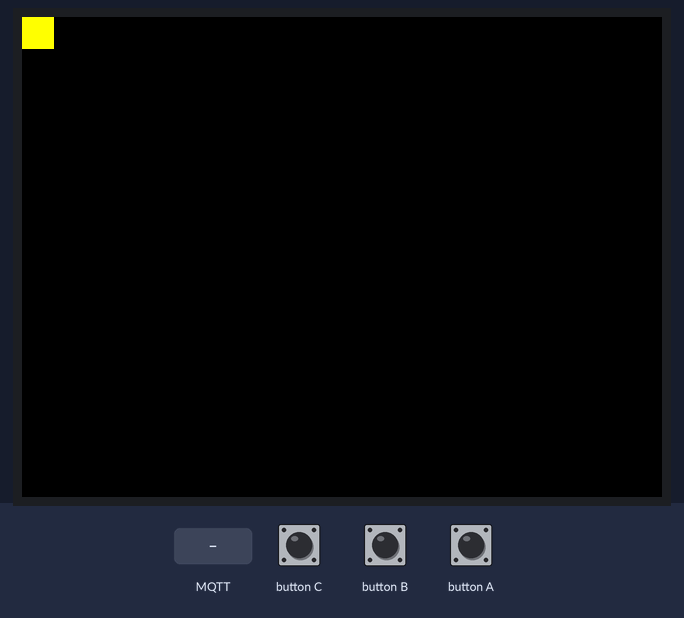
Bench run of a sketch on a simulated ESP32-S3. Shown: 320×240 colour display. The inputs (shaded band) are chosen by the test bench. WiFi joins after 1.5 s; servers stay silent unless stated; the local clock reads 2024-03-15 10:24:30 at power-on unless the sketch sets it; no MQTT or app messages arrive unless stated; what the sketch prints to the serial monitor is not drawn.

Above: at 1.5 s.
At 5.9 s:
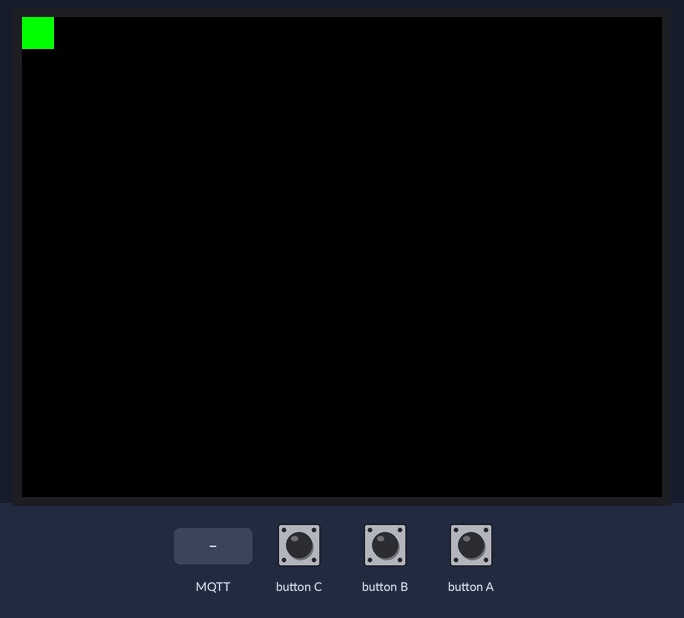
6.0 s: MQTT message "on_air" arrives on the first subscribed topic
At 6.8 s:
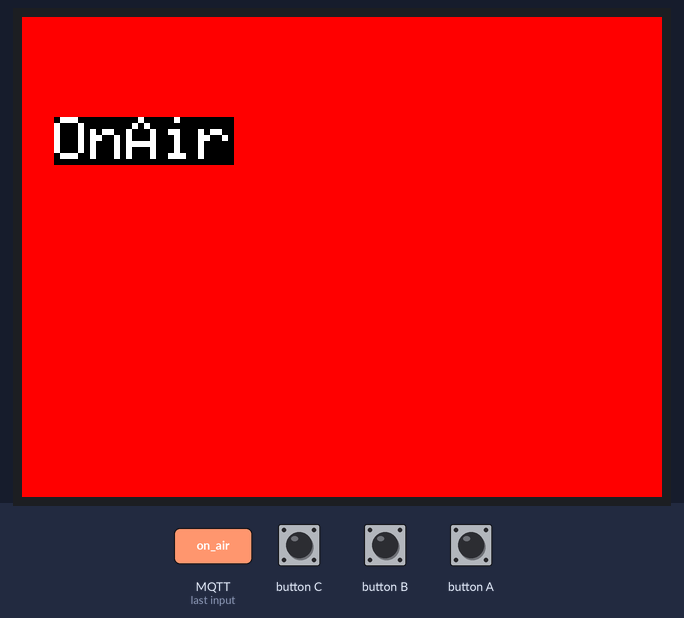
7.6 s: MQTT message "off_air" arrives on the first subscribed topic
At 8.7 s:
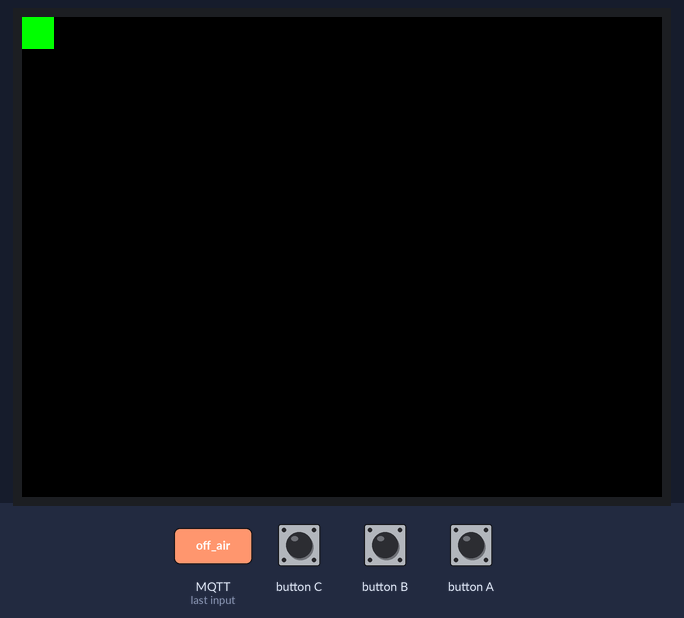
Timing chart, 0 to 10.6 s (numbered marks = the images above; inputs shaded):
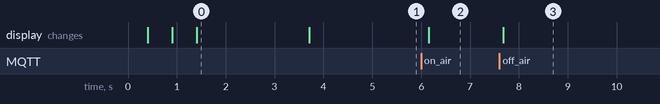

Measured:
- after the input at 6.0 s, the display: changes after 0.16 s (image 2)
- after the input at 7.6 s, the display: changes after 0.08 s (image 3)
- what the display in image 0 shows lasts 2.3 s, from 1.4 s to 3.7 s

The sketch:

OnAirIndicatorAtomS3.ino
```cpp
#include <M5Unified.h>

#include <WiFi.h>
#include <WiFiClient.h>
#include <PubSubClient.h>

#include "config.h"

WiFiClient wifi_client;
void mqtt_sub_callback(char* topic, byte* payload, unsigned int length);
PubSubClient mqtt_client(mqtt_host, mqtt_port, mqtt_sub_callback, wifi_client);

void setup() {
  auto cfg = M5.config();
  cfg.serial_baudrate = 9600;
  M5.begin(cfg);

  M5.Display.setTextSize(3);

  // Wifi
  WiFi.mode(WIFI_MODE_STA);
  WiFi.begin(wifi_ssid, wifi_password);
  WiFi.setSleep(false);
  int count = 0;
  while (WiFi.status() != WL_CONNECTED) {
    delay(250);
    switch (count % 4) {
      case 0:
        Serial.println("|");
        M5.Display.fillRect(0, 0, 16, 16, TFT_YELLOW);
        break;
      case 1:
        Serial.println("/");
        break;
      case 2:
        M5.Display.fillRect(0, 0, 16, 16, TFT_BLACK);
        Serial.println("-");
        break;
      case 3:
        Serial.println("\\");
        break;
    }
    count++;
    if (count >= 240) reboot();  // 240 / 4 = 60sec
  }
  M5.Display.fillRect(0, 0, 16, 16, TFT_YELLOW);
  Serial.println("WiFi connected!");
  delay(1000);

  // MQTT
  bool rv = false;
  if (mqtt_use_auth == true) {
    rv = mqtt_client.connect(mqtt_client_id, mqtt_username, mqtt_password);
  } else {
    rv = mqtt_client.connect(mqtt_client_id);
  }
  if (rv == false) {
    Serial.println("mqtt connecting failed...");
    reboot();
  }
  Serial.println("MQTT connected!");
  delay(1000);

  M5.Display.fillRect(0, 0, 16, 16, TFT_BLUE);

  mqtt_client.subscribe(mqtt_onair_data_topic);

  // configTime
  configTime(9 * 3600, 0, "ntp.nict.jp");
  struct tm t;
  if (!getLocalTime(&t)) {
    Serial.println("getLocalTime() failed...");
    delay(1000);
    reboot();
  }
  Serial.println("configTime() success!");
  M5.Display.fillRect(0, 0, 16, 16, TFT_GREEN);

  delay(1000);
}

void reboot() {
  Serial.println("REBOOT!!!!!");
  for (int i = 0; i < 30; ++i) {
    M5.Display.fillRect(0, 0, 16, 16, TFT_MAGENTA);
    delay(100);
    M5.Display.fillRect(0, 0, 16, 16, TFT_BLACK);
    delay(100);
  }

  ESP.restart();
}

static bool is_onair = false;

void loop() {
  mqtt_client.loop();
  if (!mqtt_client.connected()) {
    Serial.println("MQTT disconnected...");
    reboot();
  }

  M5.update();

  if (M5.BtnA.wasReleased() || M5.BtnA.pressedFor(1000)) {
    if (is_onair == false) {
      mqtt_client.publish(mqtt_onair_data_topic, "on_air", true);
    } else {
      mqtt_client.publish(mqtt_onair_data_topic, "off_air", true);
    }
  }
}

#define BUF_LEN 16
char buf[BUF_LEN];

void mqtt_sub_callback(char* topic, byte* payload, unsigned int length) {
  int len = BUF_LEN - 1 < length ? (BUF_LEN - 1) : length;
  memset(buf, 0, BUF_LEN);
  strncpy(buf, (const char*)payload, len);

  String cmd = String(buf);
  Serial.print("payload=");
  Serial.println(cmd);

  if (cmd == "on_air") {
    M5.Display.setBrightness(255);
    M5.Display.clear();
    M5.Display.fillRect(0, 0, M5.Display.width(), M5.Display.height(), TFT_RED);
    M5.Display.drawString("OnAir", 16, 50);

    is_onair = true;
  } else if (cmd == "off_air") {
    M5.Display.setBrightness(32);
    M5.Display.clear();
    M5.Display.fillRect(0, 0, 16, 16, TFT_GREEN);
    is_onair = false;
  }
}
```

config-sample.h
```cpp
// Wifi config
const char *wifi_ssid      = "wifi_ssid";
const char *wifi_password  = "wifi_password";
const char *mqtt_host    = "mqtt.eclipseprojects.io";
const int  mqtt_port       = 1883;

const char *mqtt_client_id = "mqtt-m5atom3-onair0001";
const bool mqtt_use_auth   = false;
const char *mqtt_username  = "username";
const char *mqtt_password  = "password";

const char *mqtt_onair_data_topic = "onair/0001";
```
